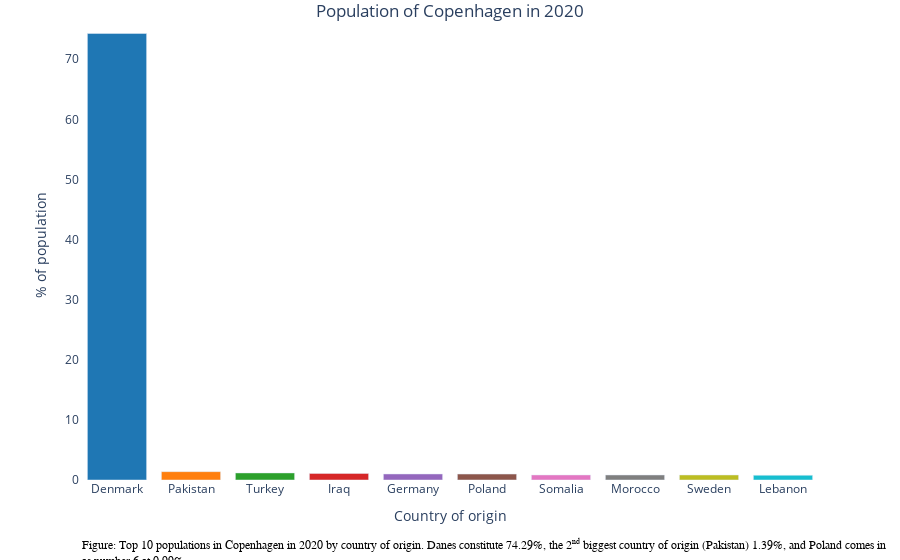

The notebook cell this image was saved under:
### Markdown cell above
Hmm, to be completely honest, it doesn't look too good. Given the seriousness of mr. Henriksen's warning I was hoping we would be a bit closer to taking over control, but me and my Polish comrades come in at a miserable 6th place, and it seems that there is still some way to go before we get to the top. Also, after a thorough visual inspection of the graphs above, I must admit that the overtaking is not going as fast as I have imagined, and the population of the countries behind Denmark doesn't *really* seem to have grown from 2009 to 2020.

However, since we are scientists, we can take a more detailed look at the situation in 2020. In the graph below, the exact quantities can be read off by hovering the mouse pointer over the bars.

### Code cell
show_top_10_countries_of_origin_2020(
    'Figure: Top 10 populations in Copenhagen in 2020 by country of origin. '
    'Danes constitute 74.29%, the 2<sup>nd</sup> biggest country of origin (Pakistan) 1.39%, '
    'and Poland comes in<br>as number 6 at 0.99%',
    y=-0.19,
    margin=dict(t=10, b=80)
)

### Figure 1 — Plotly figure (JSON) as saved in the notebook; plotly's stock layout.template omitted (floating-point values rounded to 4 significant figures)
{"data": [{"alignmentgroup": "True", "hovertemplate": "Country of origin=%{x}<br>% of population=%{y}<extra></extra>", "legendgroup": "Denmark", "marker": {"color": "#1F77B4"}, "name": "Denmark", "offsetgroup": "Denmark", "orientation": "v", "showlegend": true, "textposition": "auto", "type": "bar", "x": ["Denmark"], "xaxis": "x", "y": [74.29], "yaxis": "y"}, {"alignmentgroup": "True", "hovertemplate": "Country of origin=%{x}<br>% of population=%{y}<extra></extra>", "legendgroup": "Pakistan", "marker": {"color": "#FF7F0E"}, "name": "Pakistan", "offsetgroup": "Pakistan", "orientation": "v", "showlegend": true, "textposition": "auto", "type": "bar", "x": ["Pakistan"], "xaxis": "x", "y": [1.389], "yaxis": "y"}, {"alignmentgroup": "True", "hovertemplate": "Country of origin=%{x}<br>% of population=%{y}<extra></extra>", "legendgroup": "Turkey", "marker": {"color": "#2CA02C"}, "name": "Turkey", "offsetgroup": "Turkey", "orientation": "v", "showlegend": true, "textposition": "auto", "type": "bar", "x": ["Turkey"], "xaxis": "x", "y": [1.18], "yaxis": "y"}, {"alignmentgroup": "True", "hovertemplate": "Country of origin=%{x}<br>% of population=%{y}<extra></extra>", "legendgroup": "Iraq", "marker": {"color": "#D62728"}, "name": "Iraq", "offsetgroup": "Iraq", "orientation": "v", "showlegend": true, "textposition": "auto", "type": "bar", "x": ["Iraq"], "xaxis": "x", "y": [1.096], "yaxis": "y"}, {"alignmentgroup": "True", "hovertemplate": "Country of origin=%{x}<br>% of population=%{y}<extra></extra>", "legendgroup": "Germany", "marker": {"color": "#9467BD"}, "name": "Germany", "offsetgroup": "Germany", "orientation": "v", "showlegend": true, "textposition": "auto", "type": "bar", "x": ["Germany"], "xaxis": "x", "y": [1.001], "yaxis": "y"}, {"alignmentgroup": "True", "hovertemplate": "Country of origin=%{x}<br>% of population=%{y}<extra></extra>", "legendgroup": "Poland", "marker": {"color": "#8C564B"}, "name": "Poland", "offsetgroup": "Poland", "orientation": "v", "showlegend": true, "textposition": "auto", "type": "bar", "x": ["Poland"], "xaxis": "x", "y": [0.989], "yaxis": "y"}, {"alignmentgroup": "True", "hovertemplate": "Country of origin=%{x}<br>% of population=%{y}<extra></extra>", "legendgroup": "Somalia", "marker": {"color": "#E377C2"}, "name": "Somalia", "offsetgroup": "Somalia", "orientation": "v", "showlegend": true, "textposition": "auto", "type": "bar", "x": ["Somalia"], "xaxis": "x", "y": [0.8422], "yaxis": "y"}, {"alignmentgroup": "True", "hovertemplate": "Country of origin=%{x}<br>% of population=%{y}<extra></extra>", "legendgroup": "Morocco", "marker": {"color": "#7F7F7F"}, "name": "Morocco", "offsetgroup": "Morocco", "orientation": "v", "showlegend": true, "textposition": "auto", "type": "bar", "x": ["Morocco"], "xaxis": "x", "y": [0.8364], "yaxis": "y"}, {"alignmentgroup": "True", "hovertemplate": "Country of origin=%{x}<br>% of population=%{y}<extra></extra>", "legendgroup": "Sweden", "marker": {"color": "#BCBD22"}, "name": "Sweden", "offsetgroup": "Sweden", "orientation": "v", "showlegend": true, "textposition": "auto", "type": "bar", "x": ["Sweden"], "xaxis": "x", "y": [0.835], "yaxis": "y"}, {"alignmentgroup": "True", "hovertemplate": "Country of origin=%{x}<br>% of population=%{y}<extra></extra>", "legendgroup": "Lebanon", "marker": {"color": "#17BECF"}, "name": "Lebanon", "offsetgroup": "Lebanon", "orientation": "v", "showlegend": true, "textposition": "auto", "type": "bar", "x": ["Lebanon"], "xaxis": "x", "y": [0.7847], "yaxis": "y"}], "layout": {"annotations": [{"align": "left", "font": {"color": "black", "family": "Times New Roman", "size": 12}, "showarrow": false, "text": "Figure: Top 10 populations in Copenhagen in 2020 by country of origin. Danes constitute 74.29%, the 2<sup>nd</sup> biggest country of origin (Pakistan) 1.39%, and Poland comes in<br>as number 6 at 0.99%", "x": 0, "xanchor": "left", "xref": "paper", "xshift": 0, "y": -0.19, "yanchor": "auto", "yref": "paper", "yshift": 0}], "barmode": "relative", "legend": {"title": {"text": "Country of origin"}, "tracegroupgap": 0}, "margin": {"b": 80, "t": 10}, "paper_bgcolor": "rgb(256, 256, 256)", "plot_bgcolor": "rgb(256, 256, 256)", "showlegend": false, "title": {"text": "Population of Copenhagen in 2020", "x": 0.5, "xanchor": "center", "yanchor": "top"}, "xaxis": {"anchor": "y", "categoryarray": ["Denmark", "Pakistan", "Turkey", "Iraq", "Germany", "Poland", "Somalia", "Morocco", "Sweden", "Lebanon"], "categoryorder": "array", "domain": [0, 1], "dtick": 1, "tickmode": "linear", "title": {"text": "Country of origin"}}, "yaxis": {"anchor": "x", "domain": [0, 1], "title": {"text": "% of population"}}}}
